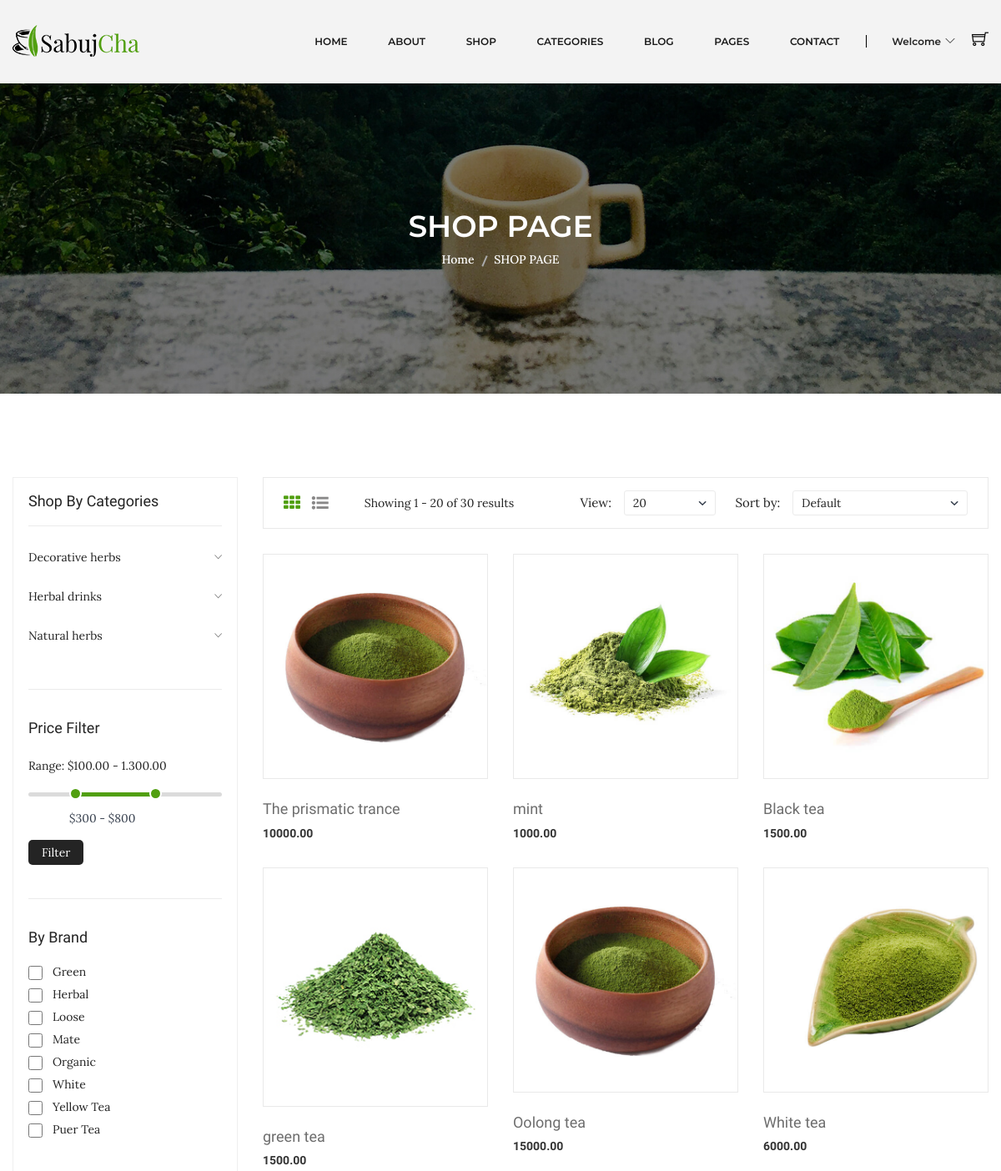
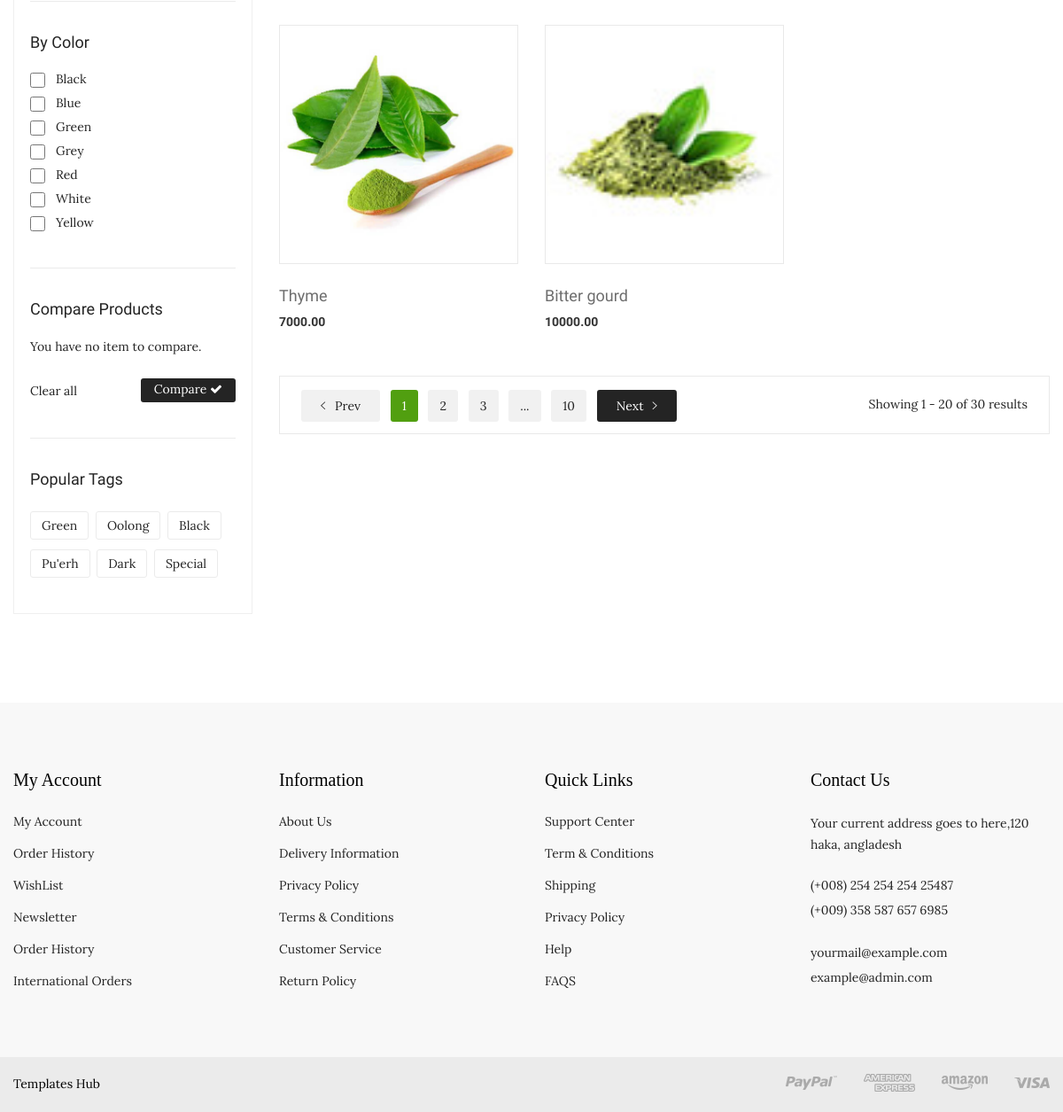
The app's page /code/shop.php with its own data (2 pictures, top to bottom).
### tables this page shows
CREATE TABLE `products` (
  `id` int(10) UNSIGNED NOT NULL,
  `name_ar` varchar(100) NOT NULL,
  `name_en` varchar(100) NOT NULL,
  `details_ar` text NOT NULL,
  `details_en` text NOT NULL,
  `stock` int(11) DEFAULT NULL,
  `status` smallint(6) DEFAULT 1,
  `photo` varchar(255) DEFAULT 'default.jpg',
  `price` decimal(8,2) NOT NULL,
  `subcategory_id` int(10) UNSIGNED DEFAULT NULL,
  `created_id` timestamp NOT NULL DEFAULT current_timestamp(),
  `updated_id` timestamp NOT NULL DEFAULT current_timestamp() ON UPDATE current_timestamp()
);

CREATE TABLE `categories` (
  `id` int(10) UNSIGNED NOT NULL,
  `name_en` varchar(50) NOT NULL,
  `name_ar` varchar(50) NOT NULL,
  `status` tinyint(4) DEFAULT 1 COMMENT '1=> active  2=>not active',
  `created_at` timestamp NOT NULL DEFAULT current_timestamp(),
  `update_at` timestamp NOT NULL DEFAULT current_timestamp() ON UPDATE current_timestamp()
);

### code/application/database.php (called while the page is built, shortened)
<?php
class database
{
    private $dbname = 'e-commerce';
    private $dbpassword = '';
    private $dbusername = 'root';
    private $dbhost = 'localhost';
    private $mysqli;
    function __construct()
    {
        $this->mysqli = new mysqli($this->dbhost, $this->dbusername, $this->dbpassword, $this->dbname);
    }
    public function runDQL($query){
    $result=$this->mysqli->query($query);
    if( $result->num_rows > 0){
        return  $result ;
    }else{
        return [];
    }
    }
}

### code/application/product.php (called while the page is built, shortened)
<?php
include_once "database.php";
class product extends database implements operation {
    public function selectAllData(){
       $query = "SELECT `products`.* FROM `products`";
       return $this->runDQL($query);
   }
}
?>

### code/application/category.php (called while the page is built, shortened)
<?php
include_once "database.php";
class category extends database implements operation {
    public function selectAllData()
    {
        $query = "SELECT `categories`.* FROM `categories` WHERE `categories`.`status` = 1 ORDER BY `categories`.`name_en` ASC";
       return $this->runDQL($query);
    }
}
?>

### code/shop.php (the view, shortened to what this page needs)
<?php
include_once "layouts/header.php";
include_once "../session11n/application/product.php";
include_once "application/category.php";
?>
<div class="breadcrumb-area bg-image-3 ptb-150">
    <div class="container">
        <div class="breadcrumb-content text-center">
            <h3>SHOP PAGE</h3>
            <ul>
                <li><a href="index.html">Home</a></li>
                <li class="active">SHOP PAGE</li>
            </ul>
        </div>
    </div>
</div>
<div class="shop-page-area ptb-100">
    <div class="container">
        <div class="row flex-row-reverse">
            <div class="col-lg-9">
                <div class="shop-topbar-wrapper">
                    <div class="shop-topbar-left">
                        <ul class="view-mode">
                            <li class="active"><a href="#product-grid" data-view="product-grid"><i class="fa fa-th"></i></a></li>
                            <li><a href="#product-list" data-view="product-list"><i class="fa fa-list-ul"></i></a></li>
                        </ul>
                        <p>Showing 1 - 20 of 30 results </p>
                    </div>
                    <div class="product-sorting-wrapper">
                        <div class="product-shorting shorting-style">
                            <label>View:</label>
                            <select>
                                <option value=""> 20</option>
                            </select>
                        </div>
                        <div class="product-show shorting-style">
                            <label>Sort by:</label>
                            <select>
                                <option value="">Default</option>
                            </select>
                        </div>
                    </div>
                </div>
                <div class="grid-list-product-wrapper">
                    <div class="product-grid product-view pb-20">
                        <div class="row">
                            <?php
                            $product = new product;
                            if (isset($_GET['sub-cat'])) {
                                if ($_GET['sub-cat'] && is_numeric($_GET['sub-cat'])) {
                                    $product->setsubcategory_id($_GET['sub-cat']);
                                    $productresult = $product->selectAlldatabycat_id();
                                } else {
                                    header("location:404.php");
                                }
                            } else {
                                $productresult = $product->selectAllData();
                            }
                            if ($productresult) {
                                $fetchproductresult = $productresult->fetch_all(MYSQLI_ASSOC);
                                foreach ($fetchproductresult as $key => $value) {
                            ?>
                                    <div class="product-width col-xl-4 col-lg-4 col-md-4 col-sm-6 col-12 mb-30">
                                        <div class="product-wrapper">
                                            <div class="product-img">
                                                <a href="product-details.html">
                                                    <img alt="" src="assets/img/product/<?php echo $value['photo']; ?>">
                                                </a>
                                                <div class="product-action">
                                                </div>
                                            </div>
                                            <div class="product-content text-left">
                                                <div class="product-hover-style">
                                                    <div class="product-title">
                                                        <h4>
                                                            <a href="product-details.html"><?php echo $value['name_en']; ?></a>
                                                        </h4>
                                                    </div>
                                                </div>
                                                <div class="product-price-wrapper">
                                                    <span><?php echo $value['price']; ?></span>
                                                </div>
                                            </div>
                                        </div>
                                    </div>
                                <?php }
                            } else {
                                $msg = "<div class='alert alert-danger'>no products yet</div>";
                                ?>
                                <div class="col-12"> <?php echo $msg ?></div>
                            <?php } ?>
                        </div>
                    </div>
                    <div class="pagination-total-pages">
                        <div class="pagination-style">
                            <ul>
                                <li><a class="prev-next prev" href="#"><i class="ion-ios-arrow-left"></i> Prev</a></li>
                                <li><a class="active" href="#">1</a></li>
                                <li><a href="#">2</a></li>
                                <li><a href="#">3</a></li>
                                <li><a href="#">...</a></li>
                                <li><a href="#">10</a></li>
                                <li><a class="prev-next next" href="#">Next<i class="ion-ios-arrow-right"></i> </a></li>
                            </ul>
                        </div>
                        <div class="total-pages">
                            <p>Showing 1 - 20 of 30 results </p>
                        </div>
                    </div>
                </div>
            </div>
            <div class="col-lg-3">
                <div class="shop-sidebar-wrapper gray-bg-7 shop-sidebar-mrg">
                    <div class="shop-widget">
                        <h4 class="shop-sidebar-title">Shop By Categories</h4>
                        <div class="shop-catigory">
                            <ul id="faq">
                                <?php
                                $category = new category;
                                $resultcat = $category->selectAllData();
                                if ($resultcat) {
                                    $fetchresultcat = $resultcat->fetch_all(MYSQLI_ASSOC);
                                    foreach ($fetchresultcat as $key => $value) {
                                ?>
                                                <li> <a data-toggle="collapse" data-parent="#faq" href="#shop-catigory-<?php echo $value['id'] ;?>"><?php echo $value['name_en'] ;?><i class="ion-ios-arrow-down"></i></a>
                                                        <li>
                                            <?php
                                        }
                                    } else { ?>
                                            <li class="mega-menu-title">there are no category</li>
                                        <?php }
                                        ?>
                                            </ul>
                        </div>
                    </div>
                    <div class="shop-price-filter mt-40 shop-sidebar-border pt-35">
                        <h4 class="shop-sidebar-title">Price Filter</h4>
                        <div class="price_filter mt-25">
                            <span>Range: $100.00 - 1.300.00 </span>
                            <div id="slider-range"></div>
                            <div class="price_slider_amount">
                                <div class="label-input">
                                    <input type="text" id="amount" name="price" placeholder="Add Your Price" />
                                </div>
                                <button type="button">Filter</button>
                            </div>
                        </div>
                    </div>
                    <div class="shop-widget mt-40 shop-sidebar-border pt-35">
                        <h4 class="shop-sidebar-title">By Brand</h4>
                        <div class="sidebar-list-style mt-20">
                            <ul>
                                <li><input type="checkbox"><a href="#">Green </a>
                                <li><input type="checkbox"><a href="#">Herbal </a></li>
                                <li><input type="checkbox"><a href="#">Loose </a></li>
                                <li><input type="checkbox"><a href="#">Mate </a></li>
                                <li><input type="checkbox"><a href="#">Organic </a></li>
                                <li><input type="checkbox"><a href="#">White </a></li>
                                <li><input type="checkbox"><a href="#">Yellow Tea </a></li>
                                <li><input type="checkbox"><a href="#">Puer Tea </a></li>
                            </ul>
                        </div>
                    </div>
                    <div class="shop-widget mt-40 shop-sidebar-border pt-35">
                        <h4 class="shop-sidebar-title">By Color</h4>
                        <div class="sidebar-list-style mt-20">
                            <ul>
                                <li><input type="checkbox"><a href="#">Black </a></li>
                                <li><input type="checkbox"><a href="#">Blue </a></li>
                                <li><input type="checkbox"><a href="#">Green </a></li>
                                <li><input type="checkbox"><a href="#">Grey </a></li>
                                <li><input type="checkbox"><a href="#">Red</a></li>
                                <li><input type="checkbox"><a href="#">White </a></li>
                                <li><input type="checkbox"><a href="#">Yellow </a></li>
                            </ul>
                        </div>
                    </div>
                    <div class="shop-widget mt-40 shop-sidebar-border pt-35">
                        <h4 class="shop-sidebar-title">Compare Products</h4>
                        <div class="compare-product">
                            <p>You have no item to compare. </p>
                            <div class="compare-product-btn">
                                <span>Clear all </span>
                                <a href="#">Compare <i class="fa fa-check"></i></a>
                            </div>
                        </div>
                    </div>
                    <div class="shop-widget mt-40 shop-sidebar-border pt-35">
                        <h4 class="shop-sidebar-title">Popular Tags</h4>
                        <div class="shop-tags mt-25">
                            <ul>
                                <li><a href="#">Green</a></li>
                                <li><a href="#">Oolong</a></li>
                                <li><a href="#">Black</a></li>
                                <li><a href="#">Pu'erh</a></li>
                                <li><a href="#">Dark </a></li>
                                <li><a href="#">Special</a></li>
                            </ul>
                        </div>
                    </div>
                </div>
            </div>
        </div>
    </div>
</div>
<?php include_once "layouts/footer.php" ?>

### records on screen
products: photo (picture), name_en "The prismatic trance", price "10000.00"
products: photo (picture), name_en "mint", price "1000.00"
products: photo (picture), name_en "Black tea", price "1500.00"
products: photo (picture), name_en "green tea", price "1500.00"
products: photo (picture), name_en "Oolong tea", price "15000.00"
products: photo (picture), name_en "White tea", price "6000.00"
products: photo (picture), name_en "Thyme", price "7000.00"
products: photo (picture), name_en "Bitter gourd", price "10000.00"
categories: name_en "Decorative herbs"
categories: name_en "Herbal drinks"
categories: name_en "Natural herbs"
